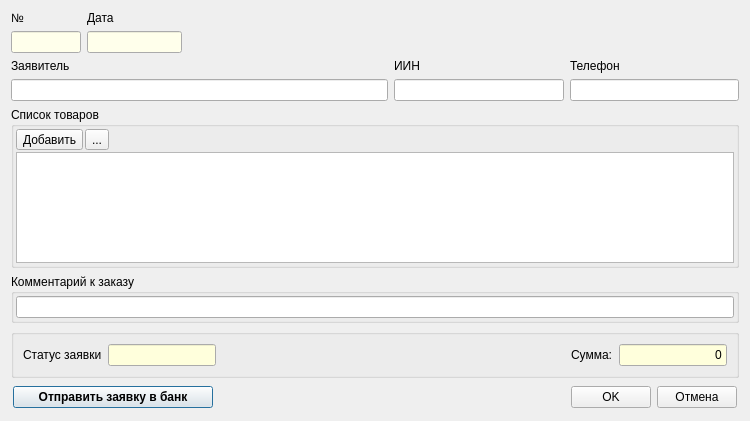
<?xml version="1.0" encoding="UTF-8"?>
<ui version="4.0">
 <class>DialogCardCreditRequest</class>
 <widget class="QDialog" name="DialogCardCreditRequest">
  <property name="geometry">
   <rect>
    <x>0</x>
    <y>0</y>
    <width>750</width>
    <height>421</height>
   </rect>
  </property>
  <property name="windowTitle">
   <string>Заявка на кредит</string>
  </property>
  <layout class="QGridLayout" name="gridLayout">
   <item row="0" column="0">
    <widget class="QLabel" name="label_5">
     <property name="text">
      <string>№</string>
     </property>
    </widget>
   </item>
   <item row="0" column="1">
    <widget class="QLabel" name="label_2">
     <property name="text">
      <string>Дата</string>
     </property>
    </widget>
   </item>
   <item row="0" column="2" rowspan="2">
    <spacer name="horizontalSpacer_3">
     <property name="orientation">
      <enum>Qt::Horizontal</enum>
     </property>
     <property name="sizeHint" stdset="0">
      <size>
       <width>200</width>
       <height>20</height>
      </size>
     </property>
    </spacer>
   </item>
   <item row="1" column="0">
    <widget class="QLineEdit" name="lineEditNum">
     <property name="maximumSize">
      <size>
       <width>70</width>
       <height>16777215</height>
      </size>
     </property>
     <property name="palette">
      <palette>
       <active>
        <colorrole role="Base">
         <brush brushstyle="SolidPattern">
          <color alpha="255">
           <red>255</red>
           <green>255</green>
           <blue>235</blue>
          </color>
         </brush>
        </colorrole>
       </active>
       <inactive>
        <colorrole role="Base">
         <brush brushstyle="SolidPattern">
          <color alpha="255">
           <red>255</red>
           <green>255</green>
           <blue>235</blue>
          </color>
         </brush>
        </colorrole>
       </inactive>
       <disabled>
        <colorrole role="Base">
         <brush brushstyle="SolidPattern">
          <color alpha="255">
           <red>240</red>
           <green>240</green>
           <blue>240</blue>
          </color>
         </brush>
        </colorrole>
       </disabled>
      </palette>
     </property>
     <property name="alignment">
      <set>Qt::AlignRight|Qt::AlignTrailing|Qt::AlignVCenter</set>
     </property>
     <property name="readOnly">
      <bool>true</bool>
     </property>
    </widget>
   </item>
   <item row="1" column="1">
    <widget class="QLineEdit" name="lineEditDate">
     <property name="maximumSize">
      <size>
       <width>95</width>
       <height>16777215</height>
      </size>
     </property>
     <property name="palette">
      <palette>
       <active>
        <colorrole role="Base">
         <brush brushstyle="SolidPattern">
          <color alpha="255">
           <red>255</red>
           <green>255</green>
           <blue>235</blue>
          </color>
         </brush>
        </colorrole>
       </active>
       <inactive>
        <colorrole role="Base">
         <brush brushstyle="SolidPattern">
          <color alpha="255">
           <red>255</red>
           <green>255</green>
           <blue>235</blue>
          </color>
         </brush>
        </colorrole>
       </inactive>
       <disabled>
        <colorrole role="Base">
         <brush brushstyle="SolidPattern">
          <color alpha="255">
           <red>240</red>
           <green>240</green>
           <blue>240</blue>
          </color>
         </brush>
        </colorrole>
       </disabled>
      </palette>
     </property>
     <property name="alignment">
      <set>Qt::AlignRight|Qt::AlignTrailing|Qt::AlignVCenter</set>
     </property>
     <property name="readOnly">
      <bool>true</bool>
     </property>
    </widget>
   </item>
   <item row="2" column="0">
    <widget class="QLabel" name="label">
     <property name="text">
      <string>Заявитель</string>
     </property>
    </widget>
   </item>
   <item row="2" column="3">
    <widget class="QLabel" name="label_3">
     <property name="text">
      <string>ИИН</string>
     </property>
    </widget>
   </item>
   <item row="2" column="4">
    <widget class="QLabel" name="label_4">
     <property name="text">
      <string>Телефон</string>
     </property>
    </widget>
   </item>
   <item row="3" column="0" colspan="3">
    <widget class="QLineEdit" name="lineEditCustomer"/>
   </item>
   <item row="3" column="3">
    <widget class="QLineEdit" name="lineEditCustomerINN"/>
   </item>
   <item row="3" column="4">
    <widget class="QLineEdit" name="lineEditCustomerPhone"/>
   </item>
   <item row="4" column="0" colspan="5">
    <widget class="QGroupBox" name="groupBoxOrderItems">
     <property name="sizePolicy">
      <sizepolicy hsizetype="Expanding" vsizetype="Expanding">
       <horstretch>0</horstretch>
       <verstretch>0</verstretch>
      </sizepolicy>
     </property>
     <property name="title">
      <string>Список товаров</string>
     </property>
     <layout class="QVBoxLayout" name="verticalLayout">
      <property name="spacing">
       <number>2</number>
      </property>
      <property name="leftMargin">
       <number>2</number>
      </property>
      <property name="topMargin">
       <number>2</number>
      </property>
      <property name="rightMargin">
       <number>2</number>
      </property>
      <property name="bottomMargin">
       <number>2</number>
      </property>
      <item>
       <layout class="QHBoxLayout" name="horizontalLayout_4">
        <property name="spacing">
         <number>2</number>
        </property>
        <item>
         <widget class="QToolButton" name="toolButtonAddProduct">
          <property name="toolTip">
           <string>Добавить товар из справочника</string>
          </property>
          <property name="text">
           <string>Добавить</string>
          </property>
          <property name="icon">
           <iconset resource="../res.qrc">
            <normaloff>:/32/icons/32x32/add.png</normaloff>:/32/icons/32x32/add.png</iconset>
          </property>
          <property name="iconSize">
           <size>
            <width>24</width>
            <height>24</height>
           </size>
          </property>
          <property name="toolButtonStyle">
           <enum>Qt::ToolButtonTextBesideIcon</enum>
          </property>
         </widget>
        </item>
        <item>
         <widget class="QToolButton" name="toolButtonDelProduct">
          <property name="toolTip">
           <string>Удалить позицию</string>
          </property>
          <property name="text">
           <string>...</string>
          </property>
          <property name="icon">
           <iconset resource="../res.qrc">
            <normaloff>:/32/icons/32x32/delete.png</normaloff>:/32/icons/32x32/delete.png</iconset>
          </property>
          <property name="iconSize">
           <size>
            <width>24</width>
            <height>24</height>
           </size>
          </property>
         </widget>
        </item>
        <item>
         <spacer name="horizontalSpacer_2">
          <property name="orientation">
           <enum>Qt::Horizontal</enum>
          </property>
          <property name="sizeHint" stdset="0">
           <size>
            <width>40</width>
            <height>20</height>
           </size>
          </property>
         </spacer>
        </item>
       </layout>
      </item>
      <item>
       <widget class="QTableView" name="tableViewProducts">
        <property name="editTriggers">
         <set>QAbstractItemView::AllEditTriggers</set>
        </property>
        <property name="selectionBehavior">
         <enum>QAbstractItemView::SelectItems</enum>
        </property>
        <attribute name="horizontalHeaderHighlightSections">
         <bool>false</bool>
        </attribute>
        <attribute name="verticalHeaderHighlightSections">
         <bool>false</bool>
        </attribute>
       </widget>
      </item>
     </layout>
    </widget>
   </item>
   <item row="5" column="0" colspan="5">
    <widget class="QGroupBox" name="groupBoxNote">
     <property name="sizePolicy">
      <sizepolicy hsizetype="Preferred" vsizetype="Maximum">
       <horstretch>0</horstretch>
       <verstretch>0</verstretch>
      </sizepolicy>
     </property>
     <property name="title">
      <string>Комментарий к заказу</string>
     </property>
     <layout class="QHBoxLayout" name="horizontalLayout_3" stretch="0">
      <property name="spacing">
       <number>2</number>
      </property>
      <property name="leftMargin">
       <number>2</number>
      </property>
      <property name="topMargin">
       <number>2</number>
      </property>
      <property name="rightMargin">
       <number>2</number>
      </property>
      <property name="bottomMargin">
       <number>2</number>
      </property>
      <item>
       <widget class="QLineEdit" name="lineEditNote"/>
      </item>
     </layout>
    </widget>
   </item>
   <item row="6" column="0" colspan="5">
    <widget class="QGroupBox" name="groupBoxPayment">
     <property name="title">
      <string/>
     </property>
     <layout class="QHBoxLayout" name="horizontalLayout_2">
      <item>
       <widget class="QLabel" name="label_15">
        <property name="text">
         <string>Статус заявки</string>
        </property>
       </widget>
      </item>
      <item>
       <widget class="QLineEdit" name="lineEditStatus">
        <property name="sizePolicy">
         <sizepolicy hsizetype="Preferred" vsizetype="Fixed">
          <horstretch>0</horstretch>
          <verstretch>0</verstretch>
         </sizepolicy>
        </property>
        <property name="palette">
         <palette>
          <active>
           <colorrole role="Base">
            <brush brushstyle="SolidPattern">
             <color alpha="255">
              <red>255</red>
              <green>255</green>
              <blue>220</blue>
             </color>
            </brush>
           </colorrole>
          </active>
          <inactive>
           <colorrole role="Base">
            <brush brushstyle="SolidPattern">
             <color alpha="255">
              <red>255</red>
              <green>255</green>
              <blue>220</blue>
             </color>
            </brush>
           </colorrole>
          </inactive>
          <disabled>
           <colorrole role="Base">
            <brush brushstyle="SolidPattern">
             <color alpha="255">
              <red>240</red>
              <green>240</green>
              <blue>240</blue>
             </color>
            </brush>
           </colorrole>
          </disabled>
         </palette>
        </property>
        <property name="readOnly">
         <bool>true</bool>
        </property>
       </widget>
      </item>
      <item>
       <spacer name="horizontalSpacer_11">
        <property name="orientation">
         <enum>Qt::Horizontal</enum>
        </property>
        <property name="sizeHint" stdset="0">
         <size>
          <width>40</width>
          <height>20</height>
         </size>
        </property>
       </spacer>
      </item>
      <item>
       <widget class="QLabel" name="label_9">
        <property name="text">
         <string>Сумма:</string>
        </property>
       </widget>
      </item>
      <item>
       <widget class="QLineEdit" name="lineEditSumTotal">
        <property name="sizePolicy">
         <sizepolicy hsizetype="Preferred" vsizetype="Fixed">
          <horstretch>0</horstretch>
          <verstretch>0</verstretch>
         </sizepolicy>
        </property>
        <property name="palette">
         <palette>
          <active>
           <colorrole role="Base">
            <brush brushstyle="SolidPattern">
             <color alpha="255">
              <red>255</red>
              <green>255</green>
              <blue>220</blue>
             </color>
            </brush>
           </colorrole>
          </active>
          <inactive>
           <colorrole role="Base">
            <brush brushstyle="SolidPattern">
             <color alpha="255">
              <red>255</red>
              <green>255</green>
              <blue>220</blue>
             </color>
            </brush>
           </colorrole>
          </inactive>
          <disabled>
           <colorrole role="Base">
            <brush brushstyle="SolidPattern">
             <color alpha="255">
              <red>240</red>
              <green>240</green>
              <blue>240</blue>
             </color>
            </brush>
           </colorrole>
          </disabled>
         </palette>
        </property>
        <property name="text">
         <string>0</string>
        </property>
        <property name="alignment">
         <set>Qt::AlignRight|Qt::AlignTrailing|Qt::AlignVCenter</set>
        </property>
        <property name="readOnly">
         <bool>true</bool>
        </property>
       </widget>
      </item>
     </layout>
    </widget>
   </item>
   <item row="7" column="0" colspan="5">
    <layout class="QHBoxLayout" name="horizontalLayout">
     <property name="leftMargin">
      <number>2</number>
     </property>
     <property name="topMargin">
      <number>2</number>
     </property>
     <property name="rightMargin">
      <number>2</number>
     </property>
     <property name="bottomMargin">
      <number>2</number>
     </property>
     <item>
      <widget class="QPushButton" name="pushButtonSendToBank">
       <property name="sizePolicy">
        <sizepolicy hsizetype="Preferred" vsizetype="Fixed">
         <horstretch>0</horstretch>
         <verstretch>0</verstretch>
        </sizepolicy>
       </property>
       <property name="minimumSize">
        <size>
         <width>200</width>
         <height>0</height>
        </size>
       </property>
       <property name="font">
        <font>
         <weight>75</weight>
         <bold>true</bold>
        </font>
       </property>
       <property name="text">
        <string>Отправить заявку в банк</string>
       </property>
      </widget>
     </item>
     <item>
      <spacer name="horizontalSpacer">
       <property name="orientation">
        <enum>Qt::Horizontal</enum>
       </property>
       <property name="sizeHint" stdset="0">
        <size>
         <width>40</width>
         <height>20</height>
        </size>
       </property>
      </spacer>
     </item>
     <item>
      <widget class="QPushButton" name="pushButtonOK">
       <property name="text">
        <string>OK</string>
       </property>
      </widget>
     </item>
     <item>
      <widget class="QPushButton" name="pushButtonCancel">
       <property name="text">
        <string>Отмена</string>
       </property>
      </widget>
     </item>
    </layout>
   </item>
  </layout>
 </widget>
 <tabstops>
  <tabstop>lineEditCustomer</tabstop>
  <tabstop>lineEditCustomerINN</tabstop>
  <tabstop>lineEditCustomerPhone</tabstop>
  <tabstop>lineEditNote</tabstop>
  <tabstop>lineEditNum</tabstop>
  <tabstop>lineEditDate</tabstop>
  <tabstop>lineEditStatus</tabstop>
  <tabstop>lineEditSumTotal</tabstop>
  <tabstop>tableViewProducts</tabstop>
  <tabstop>pushButtonOK</tabstop>
  <tabstop>pushButtonSendToBank</tabstop>
  <tabstop>pushButtonCancel</tabstop>
  <tabstop>toolButtonAddProduct</tabstop>
  <tabstop>toolButtonDelProduct</tabstop>
 </tabstops>
 <resources>
  <include location="../res.qrc"/>
 </resources>
 <connections/>
</ui>
